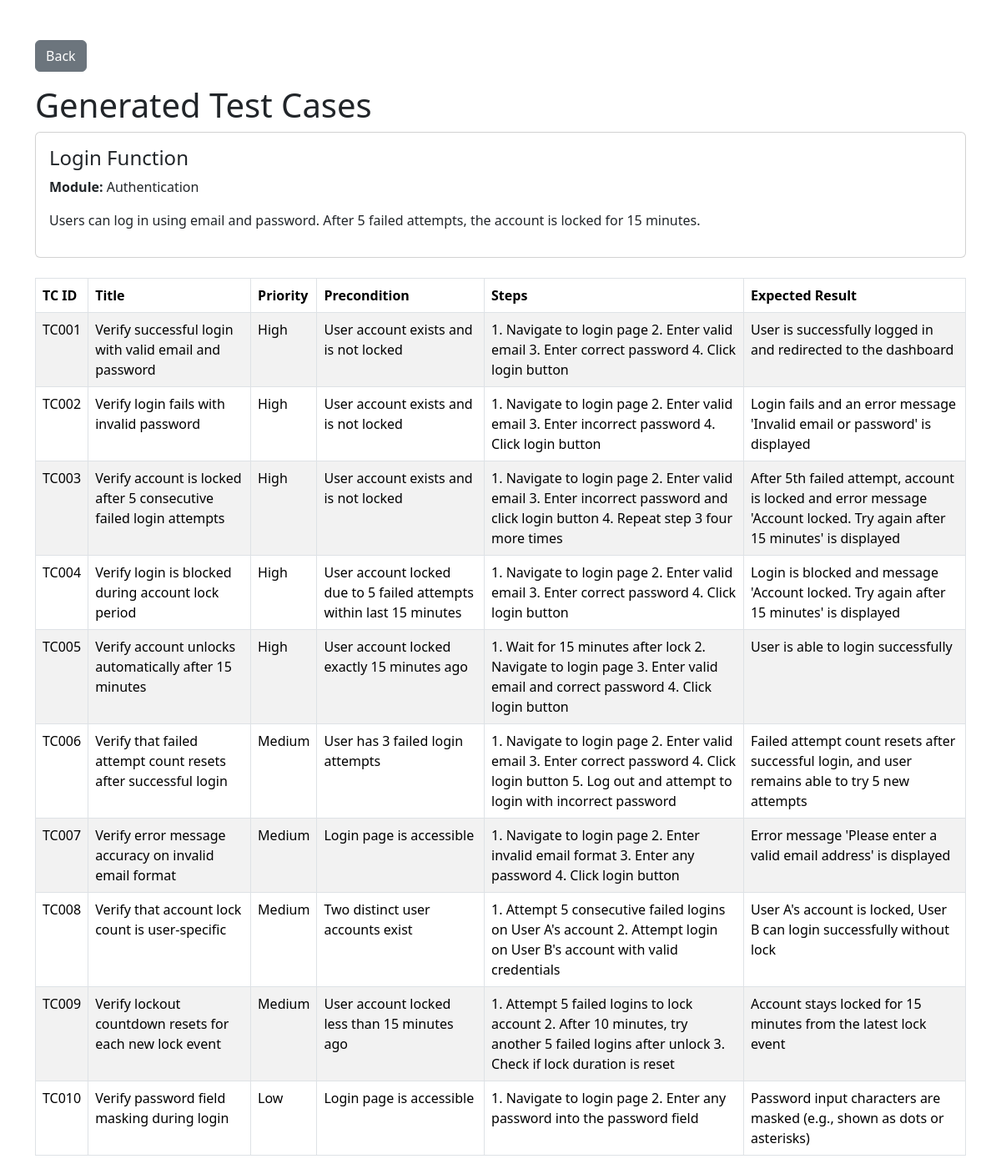
/testcases/1, run on the app's committed database.
### models.py (models this page shows)
class Requirement(Base):
    __tablename__ = "requirements"
    id = Column(Integer, primary_key=True, index=True)
    title = Column(String(255))
    module = Column(String(100))
    description = Column(Text)
    created_at = Column(DateTime, default=datetime.utcnow)

class TestCase(Base):
    __tablename__ = "test_cases"
    id = Column(Integer, primary_key=True, index=True)
    requirement_id = Column(Integer)
    test_case_id = Column(String(50))
    title = Column(String(255))
    priority = Column(String(50))
    precondition = Column(Text)
    steps = Column(Text)
    expected_result = Column(Text)
    created_at = Column(DateTime, default=datetime.utcnow)

### main.py (the view)
@app.get("/testcases/{requirement_id}")
def view_testcases(request: Request, requirement_id: int):
    db = SessionLocal()
    requirement = db.query(Requirement).filter(
        Requirement.id == requirement_id
    ).first()
    test_cases = db.query(TestCase).filter(
        TestCase.requirement_id == requirement_id
    ).all()
    db.close()
    return templates.TemplateResponse(
        request=request,
        name="testcases.html",
        context={
            "requirement": requirement,
            "test_cases": test_cases
        }
    )

### templates/testcases.html (shortened to what this page needs)
<!DOCTYPE html>
<html>
<head>
    <link
        href="https://cdn.jsdelivr.net/npm/bootstrap@5.3.3/dist/css/bootstrap.min.css"
        rel="stylesheet">
</head>
<body>
<div class="container mt-5">
    <a href="/" class="btn btn-secondary mb-3">
        Back
    </a>
    <h1>Generated Test Cases</h1>
    <div class="card mb-4">
        <div class="card-body">
            <h4>{{ requirement.title }}</h4>
            <p><strong>Module:</strong> {{ requirement.module }}</p>
            <p>{{ requirement.description }}</p>
        </div>
    </div>
    {% if test_cases %}
    <table class="table table-bordered table-striped">
        <thead>
            <tr>
                <th>TC ID</th>
                <th>Title</th>
                <th>Priority</th>
                <th>Precondition</th>
                <th>Steps</th>
                <th>Expected Result</th>
            </tr>
        </thead>
        <tbody>
        {% for tc in test_cases %}
            <tr>
                <td>{{ tc.test_case_id }}</td>
                <td>{{ tc.title }}</td>
                <td>{{ tc.priority }}</td>
                <td>{{ tc.precondition }}</td>
                <td>{{ tc.steps }}</td>
                <td>{{ tc.expected_result }}</td>
            </tr>
        {% endfor %}
        </tbody>
    </table>
    {% else %}
    <p class="text-muted">
        No test cases generated yet.
    </p>
    {% endif %}
</div>
</body>
</html>

### data on the page
Requirement: title "Login Function", module "Authentication", description "Users can log in using email and password. After 5 failed attempts, the account is locked for 15 minutes."
TestCase: test_case_id "TC001", title "Verify successful login with valid email and password", priority "High", precondition "User account exists and is not locked", steps "1. Navigate to login page 2. Enter valid email 3. Enter correct password 4. Click login button", expected_result "User is successfully logged in and redirected to the dashboard"
TestCase: test_case_id "TC002", title "Verify login fails with invalid password", priority "High", precondition "User account exists and is not locked", steps "1. Navigate to login page 2. Enter valid email 3. Enter incorrect password 4. Click login button", expected_result "Login fails and an error message 'Invalid email or password' is displayed"
TestCase: test_case_id "TC003", title "Verify account is locked after 5 consecutive failed login attempts", priority "High", precondition "User account exists and is not locked", steps "1. Navigate to login page 2. Enter valid email 3. Enter incorrect password and click login button 4. Repeat step 3 four more times", expected_result "After 5th failed attempt, account is locked and error message 'Account locked. Try again after 15 minutes' is displayed"
TestCase: test_case_id "TC004", title "Verify login is blocked during account lock period", priority "High", precondition "User account locked due to 5 failed attempts within last 15 minutes", steps "1. Navigate to login page 2. Enter valid email 3. Enter correct password 4. Click login button", expected_result "Login is blocked and message 'Account locked. Try again after 15 minutes' is displayed"
TestCase: test_case_id "TC005", title "Verify account unlocks automatically after 15 minutes", priority "High", precondition "User account locked exactly 15 minutes ago", steps "1. Wait for 15 minutes after lock 2. Navigate to login page 3. Enter valid email and correct password 4. Click login button", expected_result "User is able to login successfully"
TestCase: test_case_id "TC006", title "Verify that failed attempt count resets after successful login", priority "Medium", precondition "User has 3 failed login attempts", steps "1. Navigate to login page 2. Enter valid email 3. Enter correct password 4. Click login button 5. Log out and attempt to login with incorrect password", expected_result "Failed attempt count resets after successful login, and user remains able to try 5 new attempts"
TestCase: test_case_id "TC007", title "Verify error message accuracy on invalid email format", priority "Medium", precondition "Login page is accessible", steps "1. Navigate to login page 2. Enter invalid email format 3. Enter any password 4. Click login button", expected_result "Error message 'Please enter a valid email address' is displayed"
TestCase: test_case_id "TC008", title "Verify that account lock count is user-specific", priority "Medium", precondition "Two distinct user accounts exist", steps "1. Attempt 5 consecutive failed logins on User A's account 2. Attempt login on User B's account with valid credentials", expected_result "User A's account is locked, User B can login successfully without lock"
TestCase: test_case_id "TC009", title "Verify lockout countdown resets for each new lock event", priority "Medium", precondition "User account locked less than 15 minutes ago", steps "1. Attempt 5 failed logins to lock account 2. After 10 minutes, try another 5 failed logins after unlock 3. Check if lock duration is reset", expected_result "Account stays locked for 15 minutes from the latest lock event"
TestCase: test_case_id "TC010", title "Verify password field masking during login", priority "Low", precondition "Login page is accessible", steps "1. Navigate to login page 2. Enter any password into the password field", expected_result "Password input characters are masked (e.g., shown as dots or asterisks)"
